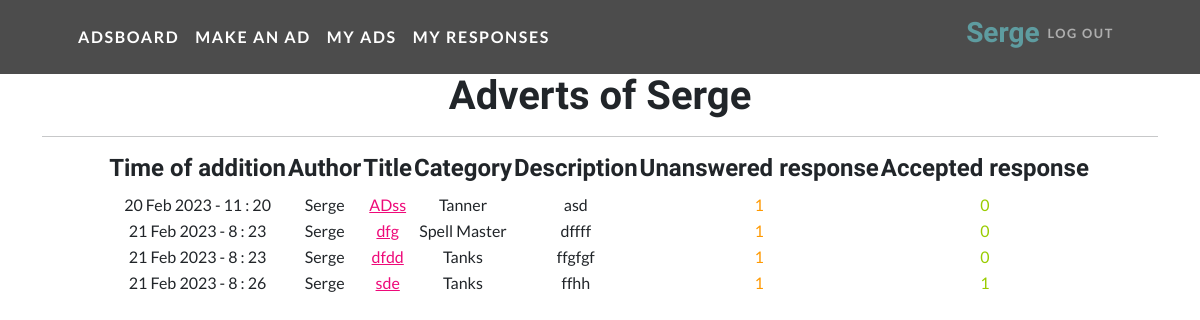
Before: /adsboard/profile/ (signed in) with the older database file.
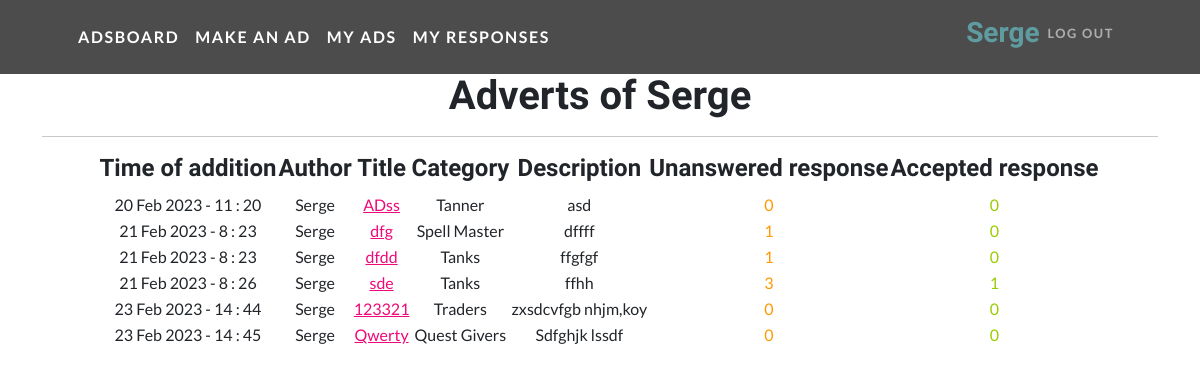
After: the same page with the newer database file.
### ads/models.py (models this page shows, shortened)
class Advert(models.Model):
    TS = 'Tanks'
    HS = 'Healers'
    DD = 'Damage Dealers'
    TD = 'Traders'
    GM = 'Guild Masters'
    QG = 'Quest Givers'
    BS = 'Blacksmith'
    TN = 'Tanner'
    PM = 'Potion Master'
    SM = 'Spell Master'
    CATEGORY_TYPES = [
        (TS, 'Tanks'),
        (HS, 'Healers'),
        (DD, 'Damage Dealers'),
        (TD, 'Traders'),
        (GM, 'Guild Masters'),
        (QG, 'Quest Givers'),
        (BS, 'Blacksmith'),
        (TN, 'Tanner'),
        (PM, 'Potion Master'),
        (SM, 'Spell Master')
    ]
    author = models.ForeignKey(User, on_delete=models.CASCADE)
    title = models.CharField(max_length=63)
    category = models.CharField(max_length=20, choices=CATEGORY_TYPES, default=TS)
    time_add = models.DateTimeField(auto_now_add=True)
    short_resp = models.CharField(max_length=255)
    content = RichTextUploadingField(config_name='default')
    def get_absolute_url(self):
        return reverse('ad', args=[str(self.id)])

class Response(models.Model):
    buyer = models.ForeignKey(User, on_delete=models.CASCADE, verbose_name='Response author')
    advert = models.ForeignKey(Advert, on_delete=models.CASCADE, verbose_name='Advert', related_name='response')
    time_resp = models.DateTimeField(auto_now_add=True)
    text_resp = models.TextField()
    status_delete = models.BooleanField(default=False, verbose_name='Response removed')
    status_accept = models.BooleanField(default=False, verbose_name='Response accepted')

### ads/views.py (the view)
# urls.py: path('profile/', UserAdsList.as_view(), name='profile'),
class UserAdsList(LoginRequiredMixin, ListView):
    model = Advert
    ordering = '-time_add'
    template_name = 'profile.html'
    context_object_name = 'ads'
    def get_context_data(self, **kwargs):
        context = super().get_context_data(**kwargs)
        author_ads = Advert.objects.filter(author=self.request.user)
        context['author_ads'] = author_ads
        return context

### ads/templatetags/filters_stat.py (called while the page is built)
@register.filter()
def status_delete(response):
    return response.filter(status_delete=False, status_accept=False)

@register.filter()
def status_accept(response):
    return response.filter(status_accept=True)

### templates/profile.html
{% extends 'flatpages/default.html' %}
{% load filters_stat %}
{% block content %}
<h1>Adverts of {{ request.user.username }}</h1>
<hr>
{% if author_ads %}
    <table align="center">
         <tr>
             <td><h4>Time of addition   </h4></td>
             <td><h4>Author   </h4></td>
             <td><h4>Title   </h4></td>
             <td><h4>Category   </h4></td>
             <td><h4>Description   </h4></td>
             <td><h4>Unanswered response </h4></td>
             <td><h4>Accepted response </h4></td>
         </tr>
         {% for a in author_ads %}
         <tr>
             <td>{{ a.time_add|date:'d M Y - G : i' }}</td>
             <td>{{ a.author}}</td>
             <td><a href="{{a.get_absolute_url}}">{{ a.title}}</a></td>
             <td>{{ a.category}}</td>
             <td>{{ a.short_resp}}</td>
             <td><span style="color: #ff9900;">{{ a.response.all|status_delete|length }}</span></td>
             <td><span style="color: #99cc00;">{{ a.response.all|status_accept|length }}</span><td>
         <tr>
         {% endfor %}
    </table>
{% else %}
    <h2>There are no ads</h2>
{% endif %}
{% endblock content %}

Changed rows visible on the page:
computed for Advert "20 Feb 2023 - 11 : 20": response.all|status_delete "1" → "0"
computed for Advert "21 Feb 2023 - 8 : 26": response.all|status_delete "1" → "3"
added Advert: time_add "23 Feb 2023 - 14 : 44", author "Serge", title "123321", category "Traders", short_resp "zxsdcvfgb nhjm,koy", response.all|status_delete "0", response.all|status_accept "0"
added Advert: time_add "23 Feb 2023 - 14 : 45", author "Serge", title "Qwerty", category "Quest Givers", short_resp "Sdfghjk lssdf", response.all|status_delete "0", response.all|status_accept "0"
